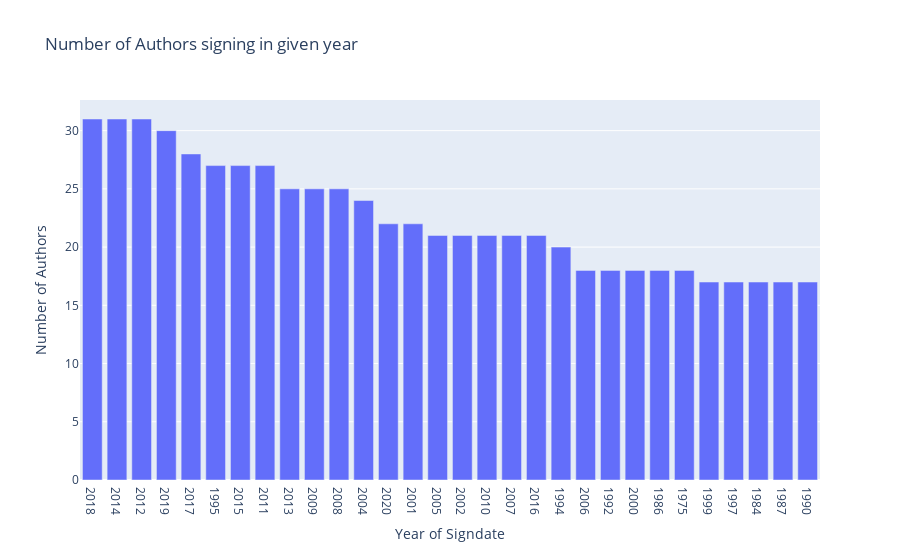

Here is the notebook cell this chart was saved with:
### Code cell
df_year_signdate = pd.DataFrame(df.groupby("Year_signdate")["AuhorID"].count())
df_year_signdate.reset_index(inplace = True)
df_year_signdate.sort_values(by = "Year_signdate",ascending = False) 
df_year_signdate["Year_signdate"] = df_year_signdate["Year_signdate"].astype(str)
fig = px.bar(df_year_signdate.sort_values(by = "AuhorID",ascending = False).head(30), x = "Year_signdate", y = "AuhorID", title = "Number of Authors signing in given year", 
             labels = {"Year_signdate": "Year of Signdate","AuhorID": "Number of Authors"})
fig.show()

### Figure 1 — Plotly figure (JSON) as saved in the notebook; plotly's stock layout.template omitted (floating-point values rounded to 4 significant figures)
{"data": [{"alignmentgroup": "True", "hovertemplate": "Year of Signdate=%{x}<br>Number of Authors=%{y}<extra></extra>", "legendgroup": "", "marker": {"color": "#636efa", "pattern": {"shape": ""}}, "name": "", "offsetgroup": "", "orientation": "v", "showlegend": false, "textposition": "auto", "type": "bar", "x": ["2018", "2014", "2012", "2019", "2017", "1995", "2015", "2011", "2013", "2009", "2008", "2004", "2020", "2001", "2005", "2002", "2010", "2007", "2016", "1994", "2006", "1992", "2000", "1986", "1975", "1999", "1997", "1984", "1987", "1990"], "xaxis": "x", "y": [31, 31, 31, 30, 28, 27, 27, 27, 25, 25, 25, 24, 22, 22, 21, 21, 21, 21, 21, 20, 18, 18, 18, 18, 18, 17, 17, 17, 17, 17], "yaxis": "y"}], "layout": {"barmode": "relative", "legend": {"tracegroupgap": 0}, "title": {"text": "Number of Authors signing in given year"}, "xaxis": {"anchor": "y", "domain": [0, 1], "title": {"text": "Year of Signdate"}}, "yaxis": {"anchor": "x", "domain": [0, 1], "title": {"text": "Number of Authors"}}}}
